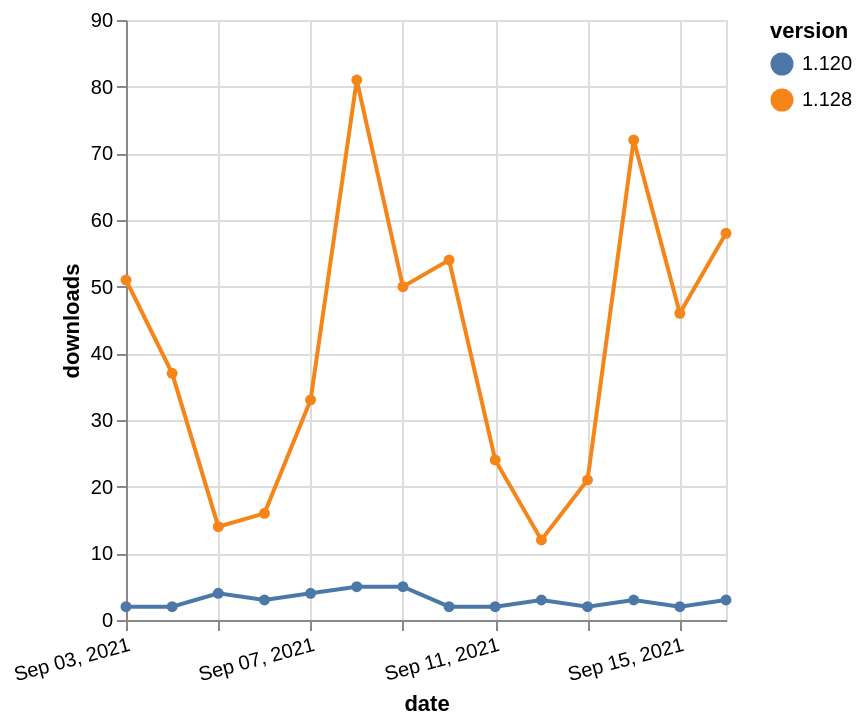

Here is the Vega-Lite specification saved for this chart:
### Vega-Lite specification from a JSON file in a GitHub repository (floating-point values rounded to 4 significant figures)
{"$schema": "https://vega.github.io/schema/vega-lite/v5.json", "description": "A simple bar chart with embedded data.", "data": {"values": [{"date": "2021-09-03", "total": 13146, "delta": 2, "version": "1.120"}, {"date": "2021-09-04", "total": 13148, "delta": 2, "version": "1.120"}, {"date": "2021-09-05", "total": 13152, "delta": 4, "version": "1.120"}, {"date": "2021-09-06", "total": 13155, "delta": 3, "version": "1.120"}, {"date": "2021-09-07", "total": 13159, "delta": 4, "version": "1.120"}, {"date": "2021-09-08", "total": 13164, "delta": 5, "version": "1.120"}, {"date": "2021-09-09", "total": 13169, "delta": 5, "version": "1.120"}, {"date": "2021-09-10", "total": 13171, "delta": 2, "version": "1.120"}, {"date": "2021-09-11", "total": 13173, "delta": 2, "version": "1.120"}, {"date": "2021-09-12", "total": 13176, "delta": 3, "version": "1.120"}, {"date": "2021-09-13", "total": 13178, "delta": 2, "version": "1.120"}, {"date": "2021-09-14", "total": 13181, "delta": 3, "version": "1.120"}, {"date": "2021-09-15", "total": 13183, "delta": 2, "version": "1.120"}, {"date": "2021-09-16", "total": 13186, "delta": 3, "version": "1.120"}, {"date": "2021-09-03", "total": 45072, "delta": 51, "version": "1.128"}, {"date": "2021-09-04", "total": 45109, "delta": 37, "version": "1.128"}, {"date": "2021-09-05", "total": 45123, "delta": 14, "version": "1.128"}, {"date": "2021-09-06", "total": 45139, "delta": 16, "version": "1.128"}, {"date": "2021-09-07", "total": 45172, "delta": 33, "version": "1.128"}, {"date": "2021-09-08", "total": 45253, "delta": 81, "version": "1.128"}, {"date": "2021-09-09", "total": 45303, "delta": 50, "version": "1.128"}, {"date": "2021-09-10", "total": 45357, "delta": 54, "version": "1.128"}, {"date": "2021-09-11", "total": 45381, "delta": 24, "version": "1.128"}, {"date": "2021-09-12", "total": 45393, "delta": 12, "version": "1.128"}, {"date": "2021-09-13", "total": 45414, "delta": 21, "version": "1.128"}, {"date": "2021-09-14", "total": 45486, "delta": 72, "version": "1.128"}, {"date": "2021-09-15", "total": 45532, "delta": 46, "version": "1.128"}, {"date": "2021-09-16", "total": 45590, "delta": 58, "version": "1.128"}]}, "width": "container", "mark": {"type": "line", "point": {"filled": true}}, "encoding": {"x": {"field": "date", "type": "temporal", "timeUnit": "yearmonthdate", "title": "date", "axis": {"labelAngle": -15}}, "y": {"field": "delta", "type": "quantitative", "title": "downloads"}, "color": {"field": "version", "type": "nominal"}, "tooltip": {"field": "delta"}}}
